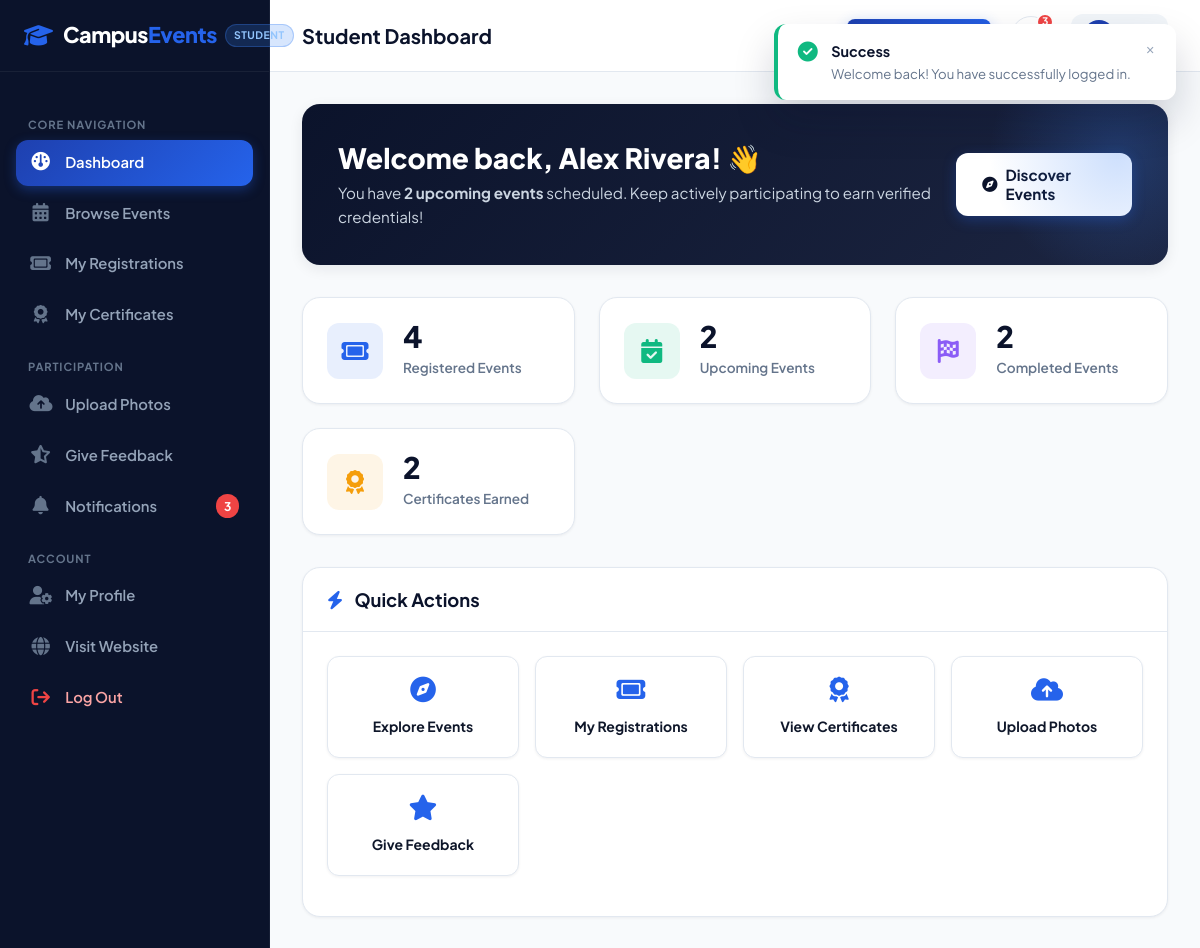
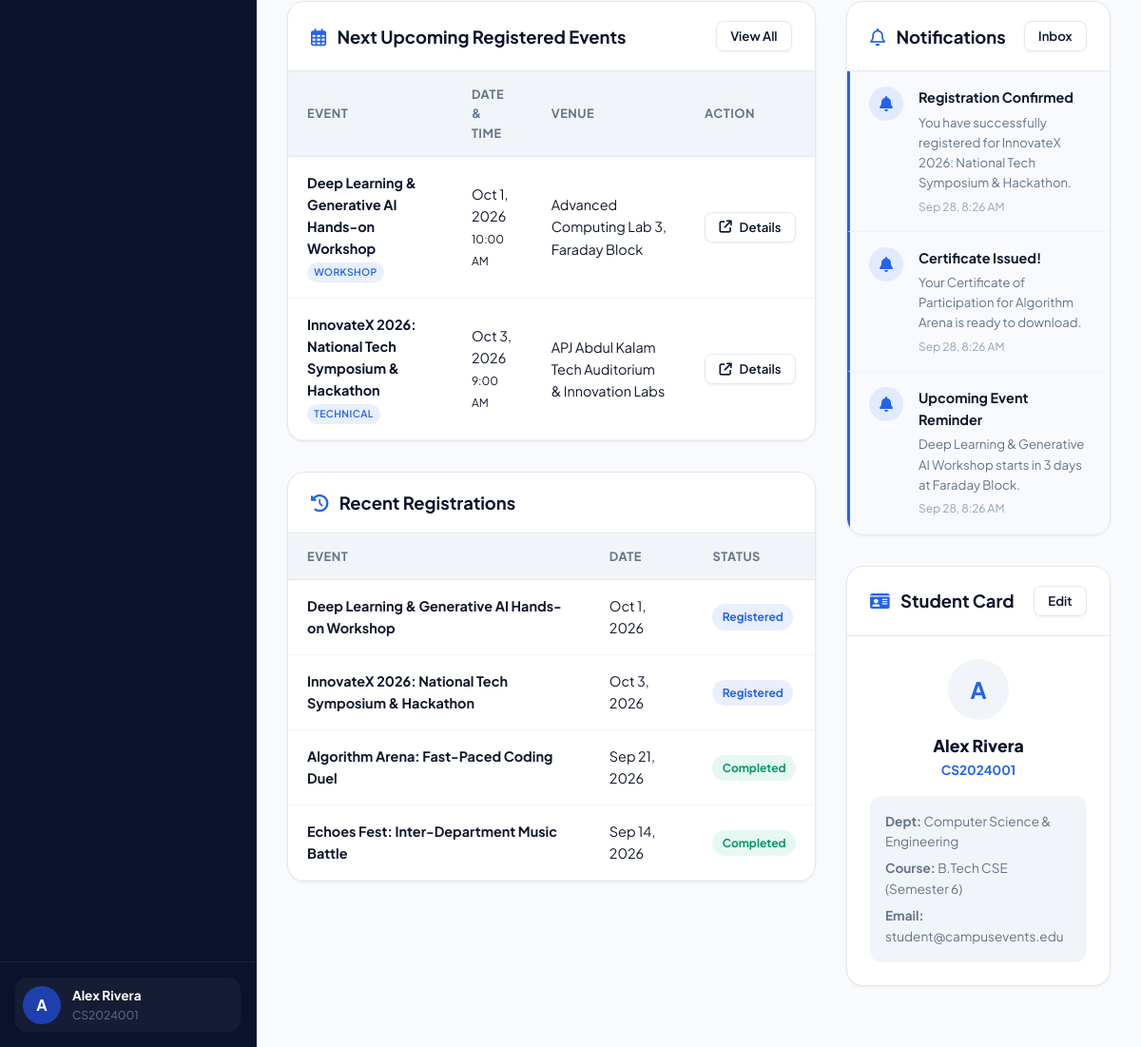
The page /student/dashboard.php (signed in) on the database its author committed (2 pictures, top to bottom).
### tables this page shows
CREATE TABLE IF NOT EXISTS `students` (
  `id` INT AUTO_INCREMENT PRIMARY KEY,
  `user_id` INT NOT NULL UNIQUE,
  `student_id` VARCHAR(50) NOT NULL UNIQUE,
  `full_name` VARCHAR(150) NOT NULL,
  `phone` VARCHAR(25) NOT NULL,
  `department` VARCHAR(100) NOT NULL,
  `course` VARCHAR(100) NOT NULL,
  `semester` VARCHAR(20) NOT NULL,
  `avatar` VARCHAR(255) DEFAULT NULL,
  `created_at` TIMESTAMP DEFAULT CURRENT_TIMESTAMP,
  CONSTRAINT `fk_student_user` FOREIGN KEY (`user_id`) REFERENCES `users`(`id`) ON DELETE CASCADE
);

CREATE TABLE IF NOT EXISTS `event_registrations` (
  `id` INT AUTO_INCREMENT PRIMARY KEY,
  `event_id` INT NOT NULL,
  `student_id` INT NOT NULL,
  `registration_date` TIMESTAMP DEFAULT CURRENT_TIMESTAMP,
  `status` ENUM('registered', 'attended', 'completed', 'cancelled') NOT NULL DEFAULT 'registered',
  `is_certificate_eligible` TINYINT(1) NOT NULL DEFAULT 0,
  CONSTRAINT `fk_reg_event` FOREIGN KEY (`event_id`) REFERENCES `events`(`id`) ON DELETE CASCADE,
  CONSTRAINT `fk_reg_student` FOREIGN KEY (`student_id`) REFERENCES `students`(`id`) ON DELETE CASCADE,
  UNIQUE KEY `uniq_event_student` (`event_id`, `student_id`),
  INDEX `idx_reg_status` (`status`)
);

CREATE TABLE IF NOT EXISTS `events` (
  `id` INT AUTO_INCREMENT PRIMARY KEY,
  `title` VARCHAR(255) NOT NULL,
  `slug` VARCHAR(255) NOT NULL UNIQUE,
  `category` ENUM('Technical', 'Cultural', 'Sports', 'Arts', 'Workshop', 'Seminar', 'Competition', 'College Festival') NOT NULL,
  `description` TEXT NOT NULL,
  `rules` TEXT DEFAULT NULL,
  `eligibility` VARCHAR(255) DEFAULT 'Open to all registered university students',
  `event_date` DATE NOT NULL,
  `event_time` TIME NOT NULL,
  `venue` VARCHAR(200) NOT NULL,
  `organizer` VARCHAR(150) NOT NULL,
  `contact_info` VARCHAR(200) NOT NULL,
  `banner_image` VARCHAR(255) DEFAULT NULL,
  `max_participants` INT NOT NULL DEFAULT 100,
  `registration_deadline` DATETIME NOT NULL,
  `is_published` TINYINT(1) NOT NULL DEFAULT 1,
  `created_at` TIMESTAMP DEFAULT CURRENT_TIMESTAMP,
  INDEX `idx_event_date` (`event_date`),
  INDEX `idx_category` (`category`)
);

CREATE TABLE IF NOT EXISTS `notifications` (
  `id` INT AUTO_INCREMENT PRIMARY KEY,
  `user_id` INT NOT NULL,
  `title` VARCHAR(150) NOT NULL,
  `message` TEXT NOT NULL,
  `type` ENUM('info', 'success', 'warning', 'reminder') NOT NULL DEFAULT 'info',
  `link` VARCHAR(255) DEFAULT NULL,
  `is_read` TINYINT(1) NOT NULL DEFAULT 0,
  `created_at` TIMESTAMP DEFAULT CURRENT_TIMESTAMP,
  CONSTRAINT `fk_notification_user` FOREIGN KEY (`user_id`) REFERENCES `users`(`id`) ON DELETE CASCADE,
  INDEX `idx_notif_read` (`user_id`, `is_read`)
);

CREATE TABLE IF NOT EXISTS `users` (
  `id` INT AUTO_INCREMENT PRIMARY KEY,
  `email` VARCHAR(191) NOT NULL UNIQUE,
  `password_hash` VARCHAR(255) NOT NULL,
  `role` ENUM('student', 'admin') NOT NULL DEFAULT 'student',
  `created_at` TIMESTAMP DEFAULT CURRENT_TIMESTAMP
);

### student/dashboard.php (the view, shortened to what the rows shown need)
<?php
require_once __DIR__ . '/../includes/auth.php';
$student = getCurrentUser();
$pdo = getDBConnection();
$studentPk = (int)$student['student_id_pk'];
$stmtUpcoming = $pdo->prepare("
    SELECT COUNT(*)
    FROM event_registrations r
    JOIN events e ON e.id = r.event_id
    WHERE r.student_id = ? AND r.status = 'registered' AND CONCAT(e.event_date, ' ', e.event_time) >= NOW()
");
$stmtUpcoming->execute([$studentPk]);
$upcomingCount = (int)$stmtUpcoming->fetchColumn();
$stmtUpcomingEvents = $pdo->prepare("
    SELECT r.id as reg_id, r.registration_date, r.status, e.*
    FROM event_registrations r
    JOIN events e ON e.id = r.event_id
    WHERE r.student_id = ? AND r.status = 'registered' AND CONCAT(e.event_date, ' ', e.event_time) >= NOW()
    ORDER BY CONCAT(e.event_date, ' ', e.event_time) ASC
    LIMIT 4
");
$stmtUpcomingEvents->execute([$studentPk]);
$upcomingEvents = $stmtUpcomingEvents->fetchAll();
$stmtRecentReg = $pdo->prepare("
    SELECT r.id as reg_id, r.registration_date, r.status, r.is_certificate_eligible, e.id as event_id, e.title, e.event_date, e.event_time, e.venue
    FROM event_registrations r
    JOIN events e ON e.id = r.event_id
    WHERE r.student_id = ?
    ORDER BY r.registration_date DESC
    LIMIT 5
");
$stmtRecentReg->execute([$studentPk]);
$recentRegistrations = $stmtRecentReg->fetchAll();
$stmtNotifs = $pdo->prepare("
    SELECT * FROM notifications
    WHERE user_id = ?
    ORDER BY created_at DESC
    LIMIT 4
");
$stmtNotifs->execute([$student['user_id']]);
$notifications = $stmtNotifs->fetchAll();
$pageTitle = 'Student Dashboard';
require_once __DIR__ . '/../includes/header.php';
require_once __DIR__ . '/../includes/student-sidebar.php';
?>
<div class="welcome-banner">
  <div class="welcome-text">
    <h2>Welcome back, <?= e($student['full_name']) ?>! 👋</h2>
    <p>You have <strong><?= $upcomingCount ?> upcoming event<?= $upcomingCount === 1 ? '' : 's' ?></strong> scheduled. Keep actively participating to earn verified credentials!</p>
  </div>
</div>
<div style="display: grid; grid-template-columns: 2fr 1fr; gap: 2rem;">
  <div>
    <div class="dash-card">
      <div class="dash-card-body" style="padding: 0;">
        <?php if (!empty($upcomingEvents)): ?>
          <div class="table-responsive">
            <table class="data-table">
              <thead>
                <tr>
                  <th>Event</th>
                  <th>Date & Time</th>
                  <th>Venue</th>
                  <th>Action</th>
                </tr>
              </thead>
              <tbody>
                <?php foreach ($upcomingEvents as $ue): ?>
                  <tr>
                    <td>
                      <div style="font-weight: 700; color: var(--primary-dark);"><?= e($ue['title']) ?></div>
                      <span class="badge badge-primary" style="font-size: 0.65rem; padding: 0.15rem 0.45rem;"><?= e($ue['category']) ?></span>
                    </td>
                    <td><?= date('M j, Y', strtotime($ue['event_date'])) ?> <br><small class="text-muted"><?= date('g:i A', strtotime($ue['event_time'])) ?></small></td>
                    <td><?= e($ue['venue']) ?></td>
                    <td>
                      <a href="<?= $baseUrl ?>event-details.php?id=<?= $ue['id'] ?>" class="btn btn-secondary btn-sm" title="View details">
                        <i class="fa-solid fa-arrow-up-right-from-square"></i> Details
                      </a>
                    </td>
                  </tr>
                <?php endforeach; ?>
              </tbody>
            </table>
          </div>
        <?php endif; ?>
      </div>
    </div>
    <div class="dash-card">
      <div class="dash-card-body" style="padding: 0;">
        <?php if (!empty($recentRegistrations)): ?>
          <div class="table-responsive">
            <table class="data-table">
              <thead>
                <tr>
                  <th>Event</th>
                  <th>Date</th>
                  <th>Status</th>
                </tr>
              </thead>
              <tbody>
                <?php foreach ($recentRegistrations as $rr): ?>
                  <tr>
                    <td>
                      <a href="<?= $baseUrl ?>event-details.php?id=<?= $rr['event_id'] ?>" style="font-weight: 700; color: var(--text);">
                        <?= e($rr['title']) ?>
                      </a>
                    </td>
                    <td><?= date('M j, Y', strtotime($rr['event_date'])) ?></td>
                    <td>
                      <span class="status-pill status-<?= e($rr['status']) ?>">
                        <?= ucfirst(e($rr['status'])) ?>
                      </span>
                    </td>
                  </tr>
                <?php endforeach; ?>
              </tbody>
            </table>
          </div>
        <?php endif; ?>
      </div>
    </div>
  </div>
  <div>
    <div class="dash-card">
      <div class="dash-card-body" style="padding: 0;">
        <?php if (!empty($notifications)): ?>
          <?php foreach ($notifications as $n): ?>
            <div class="notification-item <?= !$n['is_read'] ? 'unread' : '' ?>">
              <div class="notif-icon" style="background: rgba(37, 99, 235, 0.1); color: var(--accent);">
                <i class="fa-solid fa-bell"></i>
              </div>
              <div class="notif-info">
                <div class="notif-title"><?= e($n['title']) ?></div>
                <div class="notif-message"><?= e($n['message']) ?></div>
                <div class="notif-time"><?= date('M j, g:i A', strtotime($n['created_at'])) ?></div>
              </div>
            </div>
          <?php endforeach; ?>
        <?php endif; ?>
      </div>
    </div>
    <div class="dash-card">
      <div class="dash-card-body" style="text-align: center;">
        <div class="author-avatar" style="width: 64px; height: 64px; margin: 0 auto 1rem; font-size: 1.5rem;">
          <?= strtoupper(substr($student['full_name'], 0, 1)) ?>
        </div>
        <h4 style="font-size: 1.1rem; font-weight: 800; color: var(--primary-dark); margin-bottom: 0.25rem;">
          <?= e($student['full_name']) ?>
        </h4>
        <p style="font-size: 0.85rem; color: var(--accent); font-weight: 700; margin-bottom: 1rem;">
          <?= e($student['student_id']) ?>
        </p>
        <div style="font-size: 0.85rem; color: var(--muted); text-align: left; background: var(--surface-alt); padding: 1rem; border-radius: var(--radius-md); display: flex; flex-direction: column; gap: 0.4rem;">
          <div><strong>Dept:</strong> <?= e($student['department']) ?></div>
          <div><strong>Course:</strong> <?= e($student['course']) ?> (<?= e($student['semester']) ?>)</div>
          <div><strong>Email:</strong> <?= e($student['email']) ?></div>
        </div>
      </div>
    </div>
  </div>
</div>
    </div>
  </div>
</div>
</body>
</html>

### includes/student-sidebar.php (shortened to what the rows shown need)
<?php
require_once __DIR__ . '/auth.php';
$baseUrl = getBaseUrl();
$student = getCurrentUser();
?>
<div class="dashboard-layout">
  <aside class="dashboard-sidebar">
    <div class="sidebar-footer">
      <div class="sidebar-user-card">
        <div class="sidebar-avatar">
          <?= strtoupper(substr($student['full_name'] ?? 'S', 0, 1)) ?>
        </div>
        <div class="sidebar-user-info">
          <div class="sidebar-user-name"><?= e($student['full_name']) ?></div>
          <div class="sidebar-user-role"><?= e($student['student_id'] ?? 'Student') ?></div>
        </div>
      </div>
    </div>
  </aside>
  <div class="dashboard-main">
    <header class="dashboard-topbar">
      <div class="topbar-left">
        <h1 class="topbar-title"><?= e($pageTitle ?? 'Student Dashboard') ?></h1>
      </div>
    </header>
    <div class="dashboard-content">

### rows shown on the page
students: full_name "A", full_name "Alex Rivera", student "CS2024001", department "Computer Science & Engineering", course "B.Tech CSE", semester "Semester 6", user.email "student@campusevents.edu"
event_registrations: event.title "Deep Learning & Generative AI Hands-on Workshop", event.category "WORKSHOP", event.event_date "Oct 1, 2026", event.event_time "10:00 AM", event.venue "Advanced Computing Lab 3, Faraday Block", status "Registered"
event_registrations: event.title "InnovateX 2026: National Tech Symposium & Hackathon", event.category "TECHNICAL", event.event_date "Oct 3, 2026", event.event_time "9:00 AM", event.venue "APJ Abdul Kalam Tech Auditorium & Innovation Labs", status "Registered"
event_registrations: event.title "Algorithm Arena: Fast-Paced Coding Duel", event.event_date "Sep 21, 2026", status "Completed"
event_registrations: event.title "Echoes Fest: Inter-Department Music Battle", event.event_date "Sep 14, 2026", status "Completed"
notifications: title "Registration Confirmed", message "You have successfully registered for InnovateX 2026: National Tech Symposium & Hackathon.", created_at "Sep 28, 8:26 AM"
notifications: title "Certificate Issued!", message "Your Certificate of Participation for Algorithm Arena is ready to download.", created_at "Sep 28, 8:26 AM"
notifications: title "Upcoming Event Reminder", message "Deep Learning & Generative AI Workshop starts in 3 days at Faraday Block.", created_at "Sep 28, 8:26 AM"

### other values the page prints
$unreadCount "3"
$pageTitle "Student Dashboard"
$upcomingCount "2"
$totalReg "4"
$completedCount "2"
$certsCount "2"
